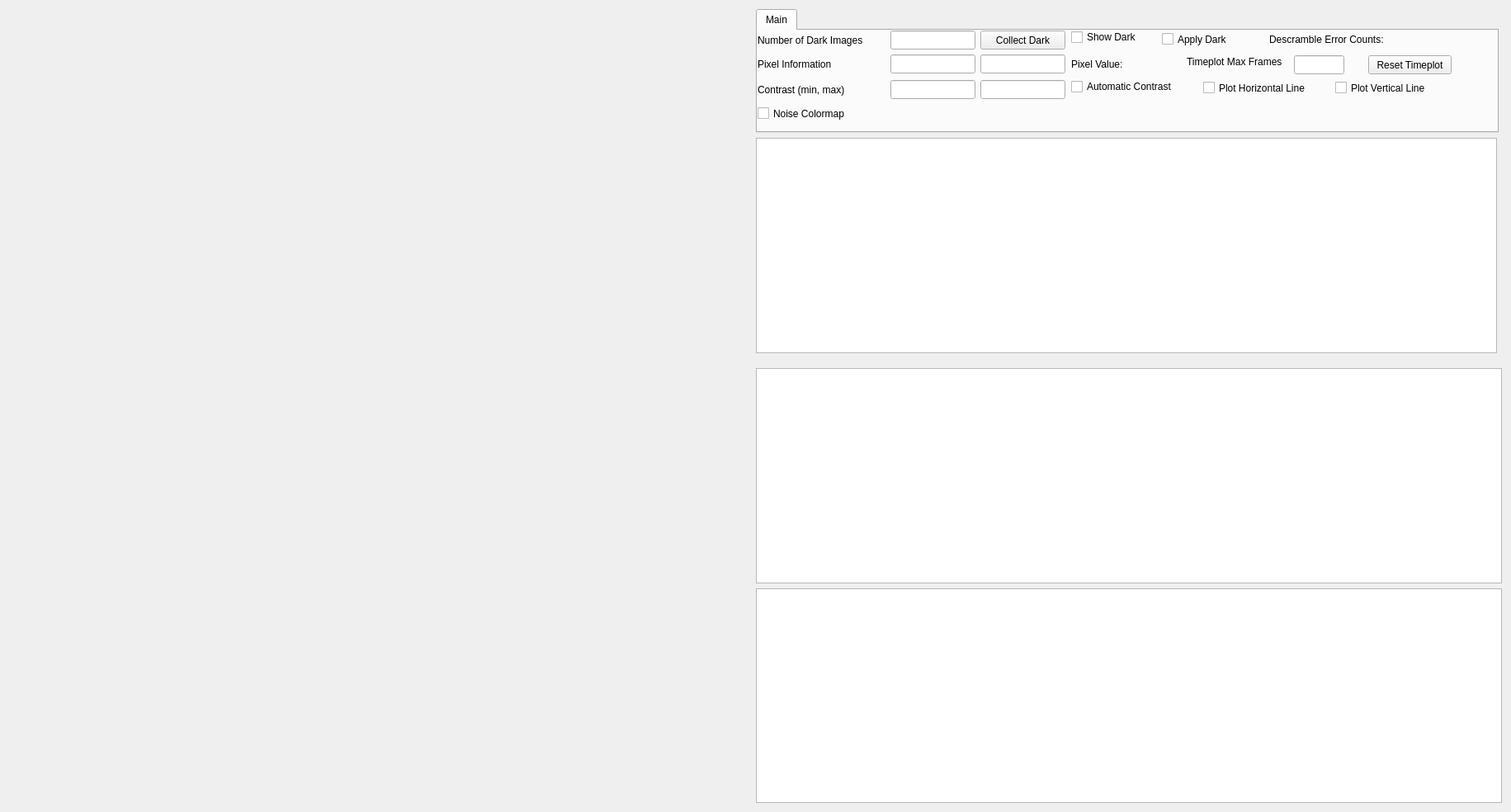
<?xml version="1.0" encoding="UTF-8"?>
<ui version="4.0">
 <class>ePixViewer</class>
 <widget class="QWidget" name="ePixViewer">
  <property name="geometry">
   <rect>
    <x>0</x>
    <y>0</y>
    <width>1831</width>
    <height>984</height>
   </rect>
  </property>
  <property name="sizePolicy">
   <sizepolicy hsizetype="Preferred" vsizetype="Preferred">
    <horstretch>0</horstretch>
    <verstretch>0</verstretch>
   </sizepolicy>
  </property>
  <property name="minimumSize">
   <size>
    <width>1761</width>
    <height>984</height>
   </size>
  </property>
  <property name="windowTitle">
   <string>ePixViewer - ${title}</string>
  </property>
  <layout class="QGridLayout" name="gridLayout_2">
   <item row="0" column="0">
    <layout class="QGridLayout" name="gridLayout">
     <item row="0" column="0" rowspan="6">
      <widget class="PyDMImageView" name="PyDMImageView">
       <property name="sizePolicy">
        <sizepolicy hsizetype="Expanding" vsizetype="Expanding">
         <horstretch>0</horstretch>
         <verstretch>0</verstretch>
        </sizepolicy>
       </property>
       <property name="minimumSize">
        <size>
         <width>768</width>
         <height>964</height>
        </size>
       </property>
       <property name="mouseTracking">
        <bool>false</bool>
       </property>
       <property name="toolTip">
        <string/>
       </property>
       <property name="alarmSensitiveContent" stdset="0">
        <bool>false</bool>
       </property>
       <property name="alarmSensitiveBorder" stdset="0">
        <bool>true</bool>
       </property>
       <property name="channel" stdset="0">
        <string/>
       </property>
       <property name="colorMapMin" stdset="0">
        <double>10000.000000000000000</double>
       </property>
       <property name="colorMapMax" stdset="0">
        <double>12000.000000000000000</double>
       </property>
       <property name="colorMap" stdset="0">
        <enum>PyDMImageView::Monochrome</enum>
       </property>
       <property name="autoDownsample" stdset="0">
        <bool>true</bool>
       </property>
       <property name="imageWidth" stdset="0">
        <number>0</number>
       </property>
       <property name="normalizeData" stdset="0">
        <bool>false</bool>
       </property>
       <property name="readingOrder" stdset="0">
        <enum>PyDMImageView::Clike</enum>
       </property>
       <property name="imageChannel" stdset="0">
        <string>${dataReceiver}.Data</string>
       </property>
       <property name="widthChannel" stdset="0">
        <string/>
       </property>
       <property name="maxRedrawRate" stdset="0">
        <number>30</number>
       </property>
       <property name="showAxes" stdset="0">
        <bool>false</bool>
       </property>
       <property name="scaleXAxis" stdset="0">
        <double>1.000000000000000</double>
       </property>
       <property name="scaleYAxis" stdset="0">
        <double>1.000000000000000</double>
       </property>
      </widget>
     </item>
     <item row="5" column="1" colspan="2">
      <widget class="PyDMWaveformPlot" name="PyDMWaveformPlot_3">
       <property name="sizePolicy">
        <sizepolicy hsizetype="Expanding" vsizetype="Expanding">
         <horstretch>0</horstretch>
         <verstretch>0</verstretch>
        </sizepolicy>
       </property>
       <property name="minimumSize">
        <size>
         <width>823</width>
         <height>230</height>
        </size>
       </property>
       <property name="toolTip">
        <string/>
       </property>
       <property name="yAxes">
        <stringlist>
         <string>{&quot;name&quot;: &quot;Axis 1&quot;, &quot;orientation&quot;: &quot;left&quot;, &quot;label&quot;: null, &quot;minRange&quot;: -1.0, &quot;maxRange&quot;: 1.0, &quot;autoRange&quot;: true, &quot;logMode&quot;: null}</string>
        </stringlist>
       </property>
       <property name="xLabels">
        <stringlist>
         <string>Pixel Locations</string>
        </stringlist>
       </property>
       <property name="showLegend">
        <bool>true</bool>
       </property>
       <property name="curves">
        <stringlist>
         <string>{&quot;y_channel&quot;: &quot;${dataReceiver}.Horizontal&quot;, &quot;x_channel&quot;: null, &quot;plot_style&quot;: null, &quot;name&quot;: &quot;Horizontal Counts&quot;, &quot;color&quot;: &quot;white&quot;, &quot;lineStyle&quot;: 1, &quot;lineWidth&quot;: 1, &quot;symbol&quot;: null, &quot;symbolSize&quot;: 10, &quot;yAxisName&quot;: &quot;Axis 1&quot;, &quot;barWidth&quot;: null, &quot;upperThreshold&quot;: null, &quot;lowerThreshold&quot;: null, &quot;thresholdColor&quot;: &quot;white&quot;, &quot;redraw_mode&quot;: 2}</string>
         <string>{&quot;y_channel&quot;: &quot;${dataReceiver}.Vertical&quot;, &quot;x_channel&quot;: null, &quot;plot_style&quot;: null, &quot;name&quot;: &quot;Vertical Counts&quot;, &quot;color&quot;: &quot;red&quot;, &quot;lineStyle&quot;: 1, &quot;lineWidth&quot;: 1, &quot;symbol&quot;: null, &quot;symbolSize&quot;: 10, &quot;yAxisName&quot;: &quot;Axis 1&quot;, &quot;barWidth&quot;: null, &quot;upperThreshold&quot;: null, &quot;lowerThreshold&quot;: null, &quot;thresholdColor&quot;: &quot;white&quot;, &quot;redraw_mode&quot;: 2}</string>
        </stringlist>
       </property>
      </widget>
     </item>
     <item row="4" column="1" colspan="2">
      <widget class="PyDMWaveformPlot" name="PyDMWaveformPlot">
       <property name="sizePolicy">
        <sizepolicy hsizetype="Expanding" vsizetype="Expanding">
         <horstretch>0</horstretch>
         <verstretch>0</verstretch>
        </sizepolicy>
       </property>
       <property name="minimumSize">
        <size>
         <width>823</width>
         <height>230</height>
        </size>
       </property>
       <property name="toolTip">
        <string/>
       </property>
       <property name="yAxes">
        <stringlist>
         <string>{&quot;name&quot;: &quot;Counts&quot;, &quot;orientation&quot;: &quot;left&quot;, &quot;label&quot;: null, &quot;minRange&quot;: -1.0, &quot;maxRange&quot;: 1.0, &quot;autoRange&quot;: true, &quot;logMode&quot;: null}</string>
        </stringlist>
       </property>
       <property name="title" stdset="0">
        <string>Histogram</string>
       </property>
       <property name="xLabels">
        <stringlist>
         <string>Pixel Values</string>
        </stringlist>
       </property>
       <property name="curves">
        <stringlist>
         <string>{&quot;y_channel&quot;: &quot;${dataReceiver}.Histogram&quot;, &quot;x_channel&quot;: &quot;${dataReceiver}.Bins&quot;, &quot;plot_style&quot;: null, &quot;name&quot;: &quot;Counts&quot;, &quot;color&quot;: &quot;white&quot;, &quot;lineStyle&quot;: 1, &quot;lineWidth&quot;: 1, &quot;symbol&quot;: &quot;s&quot;, &quot;symbolSize&quot;: 1, &quot;yAxisName&quot;: &quot;Counts&quot;, &quot;barWidth&quot;: null, &quot;upperThreshold&quot;: null, &quot;lowerThreshold&quot;: null, &quot;thresholdColor&quot;: &quot;white&quot;, &quot;redraw_mode&quot;: 2}</string>
        </stringlist>
       </property>
      </widget>
     </item>
     <item row="1" column="1">
      <widget class="PyDMWaveformPlot" name="PyDMWaveformPlot_2">
       <property name="minimumSize">
        <size>
         <width>823</width>
         <height>230</height>
        </size>
       </property>
       <property name="toolTip">
        <string/>
       </property>
       <property name="yAxes">
        <stringlist>
         <string>{&quot;name&quot;: &quot;Axis 1&quot;, &quot;orientation&quot;: &quot;left&quot;, &quot;label&quot;: null, &quot;minRange&quot;: -1.0, &quot;maxRange&quot;: 1.0, &quot;autoRange&quot;: true, &quot;logMode&quot;: false}</string>
        </stringlist>
       </property>
       <property name="title" stdset="0">
        <string>Pixel Counts</string>
       </property>
       <property name="maxRedrawRate" stdset="0">
        <number>100000</number>
       </property>
       <property name="curves">
        <stringlist>
         <string>{&quot;y_channel&quot;: &quot;${dataReceiver}.PixelData&quot;, &quot;x_channel&quot;: &quot;${dataReceiver}.IndexData&quot;, &quot;plot_style&quot;: null, &quot;name&quot;: &quot;&quot;, &quot;color&quot;: &quot;white&quot;, &quot;lineStyle&quot;: 1, &quot;lineWidth&quot;: 1, &quot;symbol&quot;: null, &quot;symbolSize&quot;: 10, &quot;yAxisName&quot;: &quot;Axis 1&quot;, &quot;barWidth&quot;: null, &quot;upperThreshold&quot;: null, &quot;lowerThreshold&quot;: null, &quot;thresholdColor&quot;: &quot;white&quot;, &quot;redraw_mode&quot;: 2}</string>
        </stringlist>
       </property>
      </widget>
     </item>
     <item row="0" column="1" colspan="2">
      <widget class="PyDMTabWidget" name="PyDMTabWidget">
       <property name="sizePolicy">
        <sizepolicy hsizetype="Fixed" vsizetype="Fixed">
         <horstretch>0</horstretch>
         <verstretch>0</verstretch>
        </sizepolicy>
       </property>
       <property name="minimumSize">
        <size>
         <width>900</width>
         <height>150</height>
        </size>
       </property>
       <property name="toolTip">
        <string/>
       </property>
       <property name="whatsThis">
        <string/>
       </property>
       <property name="currentIndex">
        <number>0</number>
       </property>
       <property name="alarmChannels">
        <stringlist>
         <string></string>
        </stringlist>
       </property>
       <widget class="QWidget" name="tab_5">
        <attribute name="title">
         <string>Main</string>
        </attribute>
        <widget class="PyDMLineEdit" name="PyDMLineEdit_2">
         <property name="geometry">
          <rect>
           <x>161</x>
           <y>29</y>
           <width>103</width>
           <height>23</height>
          </rect>
         </property>
         <property name="toolTip">
          <string/>
         </property>
         <property name="channel" stdset="0">
          <string>${dataReceiver}.X</string>
         </property>
        </widget>
        <widget class="PyDMLineEdit" name="PyDMLineEdit">
         <property name="geometry">
          <rect>
           <x>161</x>
           <y>0</y>
           <width>103</width>
           <height>23</height>
          </rect>
         </property>
         <property name="toolTip">
          <string/>
         </property>
         <property name="channel" stdset="0">
          <string>${dataReceiver}.NumDarkReq</string>
         </property>
        </widget>
        <widget class="PyDMLabel" name="PyDMLabel_2">
         <property name="geometry">
          <rect>
           <x>0</x>
           <y>29</y>
           <width>155</width>
           <height>23</height>
          </rect>
         </property>
         <property name="toolTip">
          <string/>
         </property>
         <property name="text">
          <string>Pixel Information</string>
         </property>
        </widget>
        <widget class="PyDMLineEdit" name="PyDMLineEdit_6">
         <property name="geometry">
          <rect>
           <x>270</x>
           <y>29</y>
           <width>103</width>
           <height>23</height>
          </rect>
         </property>
         <property name="toolTip">
          <string/>
         </property>
         <property name="channel" stdset="0">
          <string>${dataReceiver}.Y</string>
         </property>
        </widget>
        <widget class="PyDMLabel" name="PyDMLabel_4">
         <property name="geometry">
          <rect>
           <x>0</x>
           <y>60</y>
           <width>155</width>
           <height>23</height>
          </rect>
         </property>
         <property name="toolTip">
          <string/>
         </property>
         <property name="text">
          <string>Contrast (min, max)</string>
         </property>
        </widget>
        <widget class="PyDMLineEdit" name="PyDMLineEdit_4">
         <property name="geometry">
          <rect>
           <x>161</x>
           <y>60</y>
           <width>103</width>
           <height>23</height>
          </rect>
         </property>
         <property name="toolTip">
          <string/>
         </property>
         <property name="channel" stdset="0">
          <string>${dataReceiver}.MinPixVal</string>
         </property>
        </widget>
        <widget class="PyDMLabel" name="PyDMLabel">
         <property name="geometry">
          <rect>
           <x>0</x>
           <y>0</y>
           <width>155</width>
           <height>23</height>
          </rect>
         </property>
         <property name="toolTip">
          <string/>
         </property>
         <property name="text">
          <string>Number of Dark Images</string>
         </property>
        </widget>
        <widget class="PyDMLineEdit" name="PyDMLineEdit_5">
         <property name="geometry">
          <rect>
           <x>270</x>
           <y>60</y>
           <width>103</width>
           <height>23</height>
          </rect>
         </property>
         <property name="toolTip">
          <string/>
         </property>
         <property name="channel" stdset="0">
          <string>${dataReceiver}.MaxPixVal</string>
         </property>
        </widget>
        <widget class="PyDMPushButton" name="PyDMPushButton_2">
         <property name="geometry">
          <rect>
           <x>270</x>
           <y>0</y>
           <width>103</width>
           <height>23</height>
          </rect>
         </property>
         <property name="toolTip">
          <string/>
         </property>
         <property name="text">
          <string>Collect Dark</string>
         </property>
         <property name="channel" stdset="0">
          <string>${dataReceiver}.CollectDark</string>
         </property>
         <property name="pressValue" stdset="0">
          <string>1</string>
         </property>
        </widget>
        <widget class="PyDMCheckbox" name="PyDMCheckbox_15">
         <property name="geometry">
          <rect>
           <x>490</x>
           <y>0</y>
           <width>91</width>
           <height>21</height>
          </rect>
         </property>
         <property name="toolTip">
          <string/>
         </property>
         <property name="text">
          <string>Apply Dark</string>
         </property>
         <property name="rules" stdset="0">
          <string>[{&quot;name&quot;: &quot;DarkReady&quot;, &quot;property&quot;: &quot;Enable&quot;, &quot;initial_value&quot;: &quot;True&quot;, &quot;expression&quot;: &quot;ch[0]&quot;, &quot;channels&quot;: [{&quot;channel&quot;: &quot;${dataReceiver}.DarkReady&quot;, &quot;trigger&quot;: true}]}]</string>
         </property>
         <property name="channel" stdset="0">
          <string>${dataReceiver}.ApplyDark</string>
         </property>
        </widget>
        <widget class="PyDMCheckbox" name="PyDMCheckbox_16">
         <property name="geometry">
          <rect>
           <x>380</x>
           <y>0</y>
           <width>91</width>
           <height>16</height>
          </rect>
         </property>
         <property name="toolTip">
          <string/>
         </property>
         <property name="text">
          <string>Show Dark</string>
         </property>
         <property name="rules" stdset="0">
          <string>[{&quot;name&quot;: &quot;DarkReady&quot;, &quot;property&quot;: &quot;Enable&quot;, &quot;initial_value&quot;: &quot;True&quot;, &quot;expression&quot;: &quot;ch[0]&quot;, &quot;channels&quot;: [{&quot;channel&quot;: &quot;${dataReceiver}.DarkReady&quot;, &quot;trigger&quot;: true}]}]</string>
         </property>
         <property name="channel" stdset="0">
          <string>${dataReceiver}.ShowDark</string>
         </property>
        </widget>
        <widget class="PyDMCheckbox" name="PyDMCheckbox_17">
         <property name="geometry">
          <rect>
           <x>380</x>
           <y>60</y>
           <width>141</width>
           <height>16</height>
          </rect>
         </property>
         <property name="toolTip">
          <string/>
         </property>
         <property name="text">
          <string>Automatic Contrast</string>
         </property>
         <property name="rules" stdset="0">
          <string>[]</string>
         </property>
         <property name="channel" stdset="0">
          <string>${dataReceiver}.AutoCon</string>
         </property>
        </widget>
        <widget class="PyDMLabel" name="PyDMLabel_24">
         <property name="geometry">
          <rect>
           <x>620</x>
           <y>0</y>
           <width>171</width>
           <height>21</height>
          </rect>
         </property>
         <property name="toolTip">
          <string/>
         </property>
         <property name="text">
          <string>Descramble Error Counts:</string>
         </property>
        </widget>
        <widget class="PyDMCheckbox" name="PyDMCheckbox_4">
         <property name="geometry">
          <rect>
           <x>540</x>
           <y>50</y>
           <width>142</width>
           <height>39</height>
          </rect>
         </property>
         <property name="sizePolicy">
          <sizepolicy hsizetype="Preferred" vsizetype="Preferred">
           <horstretch>0</horstretch>
           <verstretch>0</verstretch>
          </sizepolicy>
         </property>
         <property name="toolTip">
          <string/>
         </property>
         <property name="text">
          <string>Plot Horizontal Line</string>
         </property>
         <property name="channel" stdset="0">
          <string>${dataReceiver}.PlotHorizontal</string>
         </property>
        </widget>
        <widget class="PyDMCheckbox" name="PyDMCheckbox_3">
         <property name="geometry">
          <rect>
           <x>700</x>
           <y>50</y>
           <width>274</width>
           <height>39</height>
          </rect>
         </property>
         <property name="sizePolicy">
          <sizepolicy hsizetype="Preferred" vsizetype="Preferred">
           <horstretch>0</horstretch>
           <verstretch>0</verstretch>
          </sizepolicy>
         </property>
         <property name="toolTip">
          <string/>
         </property>
         <property name="text">
          <string>Plot Vertical Line</string>
         </property>
         <property name="channel" stdset="0">
          <string>${dataReceiver}.PlotVertical</string>
         </property>
        </widget>
        <widget class="PyDMLabel" name="PyDMLabel_3">
         <property name="geometry">
          <rect>
           <x>460</x>
           <y>30</y>
           <width>67</width>
           <height>21</height>
          </rect>
         </property>
         <property name="toolTip">
          <string/>
         </property>
         <property name="text">
          <string/>
         </property>
         <property name="channel" stdset="0">
          <string>${dataReceiver}.PixelDataScalar</string>
         </property>
        </widget>
        <widget class="PyDMLabel" name="PyDMLabel_5">
         <property name="geometry">
          <rect>
           <x>780</x>
           <y>0</y>
           <width>81</width>
           <height>21</height>
          </rect>
         </property>
         <property name="toolTip">
          <string/>
         </property>
         <property name="text">
          <string/>
         </property>
         <property name="channel" stdset="0">
          <string>${dataReceiver}.DescError</string>
         </property>
        </widget>
        <widget class="PyDMLabel" name="PyDMLabel_6">
         <property name="geometry">
          <rect>
           <x>380</x>
           <y>30</y>
           <width>81</width>
           <height>21</height>
          </rect>
         </property>
         <property name="toolTip">
          <string/>
         </property>
         <property name="text">
          <string>Pixel Value:</string>
         </property>
        </widget>
        <widget class="PyDMCheckbox" name="PyDMCheckbox_18">
         <property name="geometry">
          <rect>
           <x>0</x>
           <y>90</y>
           <width>121</width>
           <height>21</height>
          </rect>
         </property>
         <property name="toolTip">
          <string/>
         </property>
         <property name="text">
          <string>Noise Colormap</string>
         </property>
         <property name="rules" stdset="0">
          <string>[{&quot;name&quot;: &quot;NoiseColormapReady&quot;, &quot;property&quot;: &quot;Enable&quot;, &quot;initial_value&quot;: &quot;True&quot;, &quot;expression&quot;: &quot;ch[0]&quot;, &quot;channels&quot;: [{&quot;channel&quot;: &quot;${dataReceiver}.NoiseColormapReady&quot;, &quot;trigger&quot;: true, &quot;use_enum&quot;: true}]}]</string>
         </property>
         <property name="alarmSensitiveContent" stdset="0">
          <bool>false</bool>
         </property>
         <property name="alarmSensitiveBorder" stdset="0">
          <bool>true</bool>
         </property>
         <property name="channel" stdset="0">
          <string>${dataReceiver}.NoiseColormap</string>
         </property>
        </widget>
        <widget class="QLabel" name="label">
         <property name="geometry">
          <rect>
           <x>520</x>
           <y>30</y>
           <width>131</width>
           <height>16</height>
          </rect>
         </property>
         <property name="text">
          <string>Timeplot Max Frames</string>
         </property>
        </widget>
        <widget class="PyDMLineEdit" name="PyDMLineEdit_3">
         <property name="geometry">
          <rect>
           <x>650</x>
           <y>30</y>
           <width>61</width>
           <height>23</height>
          </rect>
         </property>
         <property name="toolTip">
          <string/>
         </property>
         <property name="channel" stdset="0">
          <string>${dataReceiver}.TimePlotMaxLen</string>
         </property>
        </widget>
        <widget class="PyDMPushButton" name="PyDMPushButton">
         <property name="geometry">
          <rect>
           <x>740</x>
           <y>30</y>
           <width>101</width>
           <height>23</height>
          </rect>
         </property>
         <property name="toolTip">
          <string/>
         </property>
         <property name="text">
          <string>Reset Timeplot</string>
         </property>
         <property name="channel" stdset="0">
          <string>${dataReceiver}.ResetTimePlot</string>
         </property>
         <property name="pressValue" stdset="0">
          <string>1</string>
         </property>
        </widget>
       </widget>
      </widget>
     </item>
    </layout>
   </item>
  </layout>
 </widget>
 <customwidgets>
  <customwidget>
   <class>PyDMTabWidget</class>
   <extends>QTabWidget</extends>
   <header>pydm.widgets.tab_bar</header>
  </customwidget>
  <customwidget>
   <class>PyDMLabel</class>
   <extends>QLabel</extends>
   <header>pydm.widgets.label</header>
  </customwidget>
  <customwidget>
   <class>PyDMWaveformPlot</class>
   <extends>QGraphicsView</extends>
   <header>pydm.widgets.waveformplot</header>
  </customwidget>
  <customwidget>
   <class>PyDMCheckbox</class>
   <extends>QCheckBox</extends>
   <header>pydm.widgets.checkbox</header>
  </customwidget>
  <customwidget>
   <class>PyDMImageView</class>
   <extends>QWidget</extends>
   <header>pydm.widgets.image</header>
  </customwidget>
  <customwidget>
   <class>PyDMLineEdit</class>
   <extends>QLineEdit</extends>
   <header>pydm.widgets.line_edit</header>
  </customwidget>
  <customwidget>
   <class>PyDMPushButton</class>
   <extends>QPushButton</extends>
   <header>pydm.widgets.pushbutton</header>
  </customwidget>
 </customwidgets>
 <resources/>
 <connections/>
</ui>
